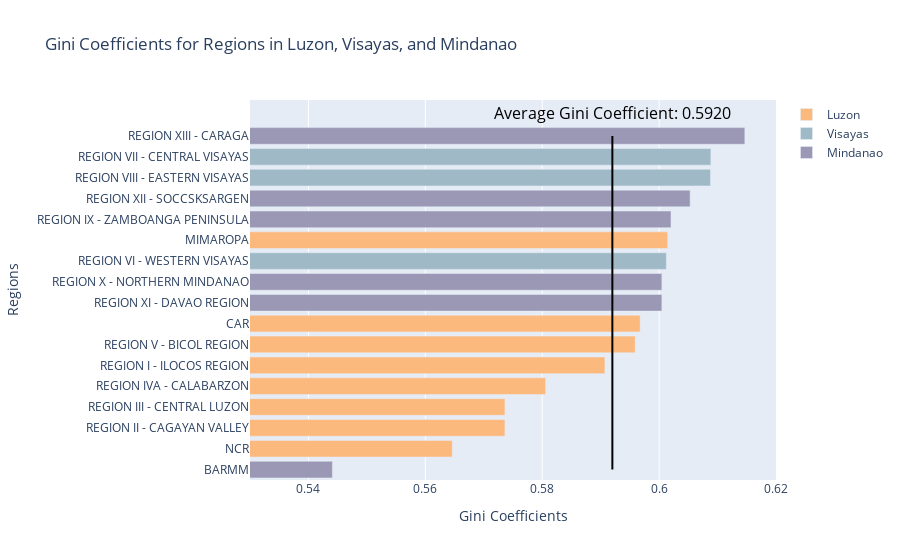

The cell this chart's notebook holds for it:
### Code cell
Viz2a(df_Gini_Coefficient_2a,'Luzon, Visayas, and Mindanao')

### Figure 1 — Plotly figure (JSON) as saved in the notebook; plotly's stock layout.template omitted (floating-point values rounded to 4 significant figures)
{"data": [{"hovertemplate": "Gini Coefficient: %{x:.4f}<extra></extra>", "marker": {"color": ["#fcb97d", "#fcb97d", "#fcb97d", "#fcb97d", "#fcb97d", "#fcb97d", "#fcb97d", "#fcb97d"]}, "name": "Luzon", "orientation": "h", "x": [0.5646, 0.5736, 0.5736, 0.5806, 0.5907, 0.5959, 0.5968, 0.6015], "y": ["NCR", "REGION II - CAGAYAN VALLEY", "REGION III - CENTRAL LUZON", "REGION IVA - CALABARZON", "REGION I - ILOCOS REGION", "REGION V - BICOL REGION", "CAR", "MIMAROPA"], "type": "bar"}, {"hovertemplate": "Gini Coefficient: %{x:.4f}<extra></extra>", "marker": {"color": ["#a0b9c6", "#a0b9c6", "#a0b9c6"]}, "name": "Visayas", "orientation": "h", "x": [0.6013, 0.6088, 0.6089], "y": ["REGION VI - WESTERN VISAYAS", "REGION VIII - EASTERN VISAYAS", "REGION VII - CENTRAL VISAYAS"], "type": "bar"}, {"hovertemplate": "Gini Coefficient: %{x:.4f}<extra></extra>", "marker": {"color": ["#9a98b5", "#9a98b5", "#9a98b5", "#9a98b5", "#9a98b5", "#9a98b5"]}, "name": "Mindanao", "orientation": "h", "x": [0.5441, 0.6005, 0.6005, 0.602, 0.6053, 0.6147], "y": ["BARMM", "REGION XI - DAVAO REGION", "REGION X - NORTHERN MINDANAO", "REGION IX - ZAMBOANGA PENINSULA", "REGION XII - SOCCSKSARGEN", "REGION XIII - CARAGA"], "type": "bar"}], "layout": {"annotations": [{"font": {"color": "black", "size": 16}, "showarrow": false, "text": "Average Gini Coefficient: 0.5920", "x": 0.592, "y": 17.1}], "shapes": [{"line": {"color": "black", "width": 2}, "type": "line", "x0": 0.592, "x1": 0.592, "y0": 0, "y1": 16}], "title": {"text": "Gini Coefficients for Regions in Luzon, Visayas, and Mindanao"}, "xaxis": {"range": [0.53, 0.62], "title": {"text": "Gini Coefficients"}}, "yaxis": {"categoryarray": ["BARMM", "NCR", "REGION II - CAGAYAN VALLEY", "REGION III - CENTRAL LUZON", "REGION IVA - CALABARZON", "REGION I - ILOCOS REGION", "REGION V - BICOL REGION", "CAR", "REGION XI - DAVAO REGION", "REGION X - NORTHERN MINDANAO", "REGION VI - WESTERN VISAYAS", "MIMAROPA", "REGION IX - ZAMBOANGA PENINSULA", "REGION XII - SOCCSKSARGEN", "REGION VIII - EASTERN VISAYAS", "REGION VII - CENTRAL VISAYAS", "REGION XIII - CARAGA"], "categoryorder": "array", "title": {"text": "Regions"}}}}
